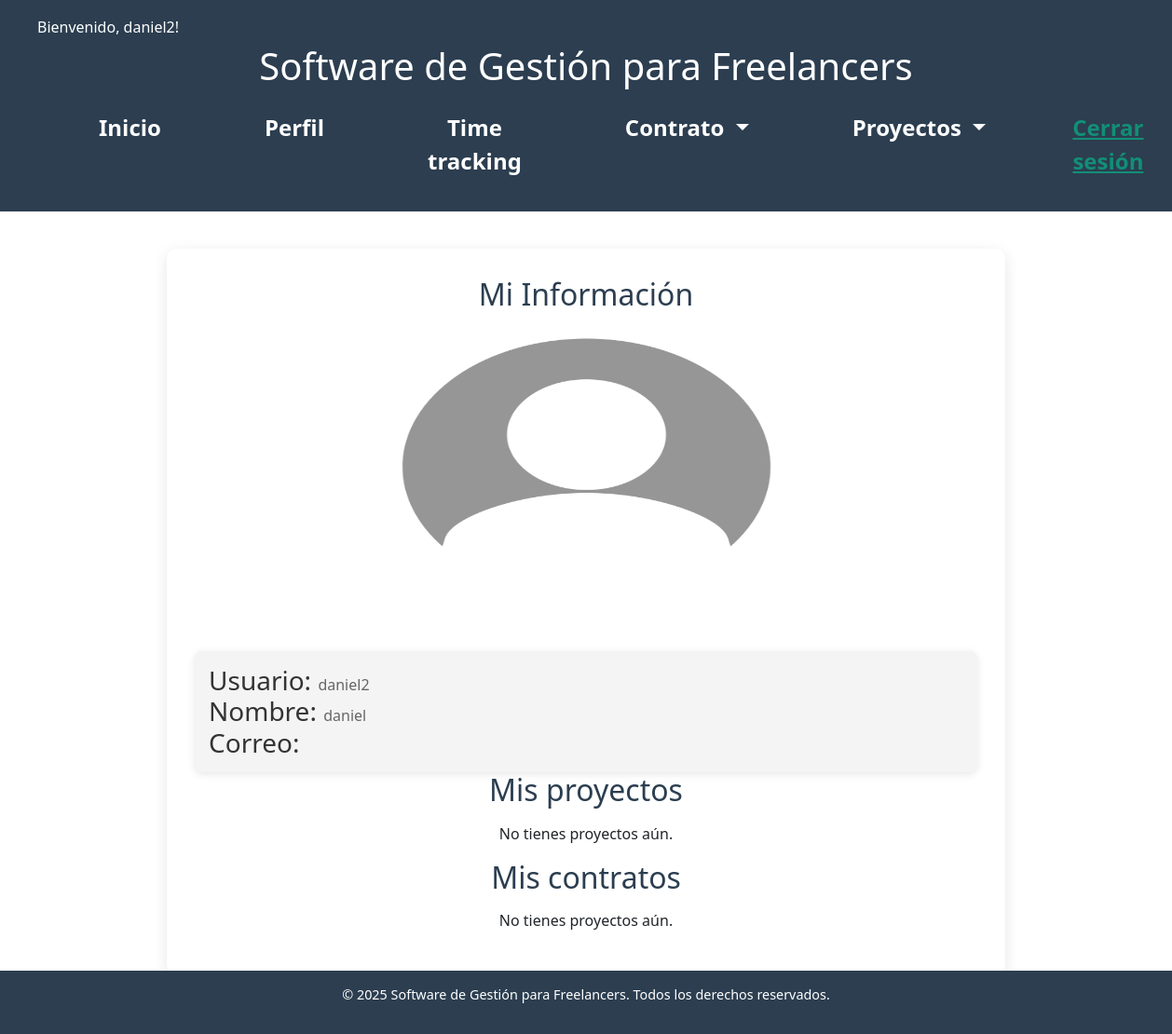
The page /perfil/ (signed in) on the database its author committed.
### gestion/models.py (models this page shows, shortened)
class CustomUser(AbstractUser):
    id_usuario = models.AutoField(primary_key=True)
    nombre = models.CharField(max_length=100)
    correo = models.EmailField(unique=True, max_length=100)
    fecha_creacion = models.DateTimeField(auto_now_add=True)

### gestion/views.py (the view)
# urls.py: path('perfil/', perfil, name='perfil'),
@login_required
def perfil(request):
    proyectos = Proyecto.objects.filter(id_usuario=request.user)
    gestion_contratos = Contrato.objects.filter(id_usuario=request.user)
    return render(request, 'perfil.html', {"proyectos": proyectos,"contratos": gestion_contratos})

### templates/perfil.html (shortened to what this page needs)
{% extends 'base.html' %}
{% block content %}
{%load static%}
    <section id="perfil">
        <h2>Mi Información</h2>
        <div class="perfil-container">
            <img src="{% static 'img/cuenta.png'%}"  alt="Foto de perfil" class="perfil-img">
            <br>
            <br>
            <div class="proyecto-item" id="proyecto-{{ proyecto.id_proyecto }}">
                <h3 style="display: inline;">Usuario: </h3>
                <p style="display: inline;">{{user.username}}</p>
                <br>
                <h3 style="display: inline;">Nombre: </h3>
                <p style="display: inline;">{{user.nombre}}</p>
                <br>
                <h3 style="display: inline;">Correo: </h3>
            </div>
            <h2> Mis proyectos</h2>
            <div class="proyecto-container" id="lista-proyectos">
                {% for proyecto in proyectos %}
                <div class="proyecto-item" id="proyecto-{{ proyecto.id_proyecto }}">
                    <h3 style="display: inline;">{{ proyecto.nombre }}</h3>
                    <p>{{ proyecto.descripcion|truncatewords:20 }}</p>
                    <p>Fecha de inicio: {{ proyecto.fecha_inicio }}</p>
                    {% empty %}
                    <p>No tienes proyectos aún.</p>
                    {% endfor %}
                </div>
                <h2> Mis contratos</h2>
                <div class="container">
                    {% for contrato in contratos %}
                    <div class="proyecto-item" id="proyecto-{{ proyecto.id_proyecto }}">
                        <h3 style="display: inline;">{{ contrato.nombre_cliente }}</h3>
                        <p>{{ contrato.descripcion|truncatewords:20 }}</p>
                        <p><strong>Inicio:</strong> {{ contrato.fecha_inicio }} - <strong>Fin:</strong> {{
                            contrato.fecha_fin }}</p>
                        <p>{{ contrato.fecha_creacion }}</p>
                        {% empty %}
                        <p>No tienes proyectos aún.</p>
                        </div>
                        {% endfor %}
                    </div>
    </section>
    <br>
{%endblock%}

### templates/base.html (shortened to what this page needs)
<!DOCTYPE html>
<html lang="es">
<head>
    {% load static %}
    <link rel="stylesheet" href="{% static 'css/styles.css'%}">
    <link href="https://cdn.jsdelivr.net/npm/bootstrap@5.3.3/dist/css/bootstrap.min.css" rel="stylesheet">
</head>
<body>
    <header>
        {% if request.user.is_authenticated %}
    <h6 style="text-align: left;">Bienvenido, {{ request.user.username }}!</h6>
    {% endif %}
        <h1>Software de Gestión para Freelancers</h1>
        <nav class="navbar navbar-expand-lg navbar-dark bg-transparent"  style="background-color: #e3f2fd;">
            <div class="container-fluid">
              <div class="collapse navbar-collapse" id="navbarSupportedContent">
                <ul class="navbar-nav ml-auto">
                  <li class="nav-item">
                    <a class="nav-link" href="{% url 'inicio'%}">Inicio</a>
                  </li>
                  <li class="nav-item">
                    <a class="nav-link" href="{% url 'perfil'%}">Perfil</a>
                  </li>
                  <li class="nav-item">
                    <a class="nav-link" href="{% url 'tiempo'%}">Time tracking</a>
                  </li>
                  <li class="nav-item dropdown">
                    <a class="nav-link dropdown-toggle" href="#" id="navbarDropdown1" role="button" data-toggle="dropdown" aria-haspopup="true" aria-expanded="false">
                    Contrato
                    </a>
                  </li>
                  <li class="nav-item dropdown">
                    <a class="nav-link dropdown-toggle" href="#" id="navbarDropdown2" role="button" data-toggle="dropdown" aria-haspopup="true" aria-expanded="false">
                    Proyectos
                    </a>
                  </li>
                  <li  class="mt-2">{% if request.user.is_authenticated %}
                    <form action="{% url 'logout' %}" method="post" style="display: inline;" class="cerrar_sesion">
                        <button type="submit" style="display: inline; all: unset; cursor: pointer; text-decoration: underline;">Cerrar sesión</button>
                    </form>
                    {%endif%}</li>
                </ul>
              </div>
            </div>
        </nav>
    </header>
    <div class="container mt-4">
        {% block content %}{% endblock %}
    </div>
    <footer>
        <p>&copy; 2025 Software de Gestión para Freelancers. Todos los derechos reservados.</p>
    </footer>
</body>
</html>

### static/css/styles.css (style rules this page uses)
body { font-family: 'Poppins', sans-serif; margin: 0; padding: 0; background-color: #f9f9f9; color: #333; }
header { background-color: #2C3E50; color: white; padding: 20px 40px; text-align: center; font-size: 1.5em; font-weight: bold; }
nav ul { list-style: none; padding: 0; text-align: center; margin: 0; }
nav ul li { display: inline; margin: 0 20px; }
nav ul li a { color: white; text-decoration: none; font-weight: 600; transition: color 0.3s ease; }
section { max-width: 900px; margin: 40px auto; padding: 30px; background: white; border-radius: 10px; box-shadow: 0px 4px 15px rgba(0, 0, 0, 0.1); text-align: center; }
section h2 { color: #2C3E50; margin-bottom: 15px; }
form { display: flex; flex-direction: column; align-items: center; gap: 15px; max-width: 600px; margin: auto; }
form button { background-color: #18BC9C; color: white; border: none; padding: 10px 20px; font-size: 1em; border-radius: 5px; cursor: pointer; transition: background 0.3s ease; }
footer { background-color: #2C3E50; color: white; text-align: center; padding: 15px; position: fixed; bottom: 0; width: 100%; font-size: 0.9em; }
.proyecto-container { display: flex; flex-direction: column; gap: 20px; }
.proyecto-item { background: #f4f4f4; padding: 15px; border-radius: 8px; box-shadow: 0px 2px 8px rgba(0, 0, 0, 0.1); text-align: left; }
.proyecto-item h3 { color: #333; margin-bottom: 10px; }
.proyecto-item p { color: #666; }
img { max-width: 100%; height: auto; display: block; margin: 0 auto; border-radius: 8px; max-height: 300px; }
.navbar .nav-item:not(:last-child) { margin-right: 35px; }
.dropdown-toggle::after { transition: transform 0.15s linear; }
.navbar { background-color: #204abd; padding: 15px; color: #128F76; }
.navbar .nav-link { color: #ffffff; transition: color 0.3s ease-in-out; }
.navbar-nav { display: flex; justify-content: center; gap: 20px; width: 100%; }
.nav-item { padding: 0 10px; }
.cerrar_sesion { margin-top: 30px; }
.perfil-img { width: 431px; background: rgb(255, 255, 255); }

### rows shown on the page
CustomUser: user.username "daniel2", username "daniel2", nombre "daniel"
